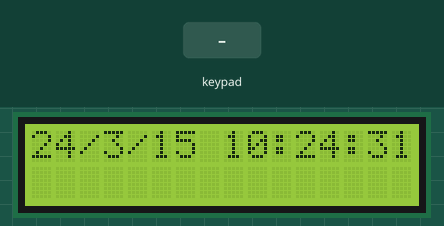
Recording of a sketch running on a simulated Arduino Uno, built with avr-gcc and run on an emulated ATmega328P. On the bench: 16×2 character LCD. Wiring (inferred from the names in the program): 4×4 keypad with keys 1 2 3 A 4 5 6 B 7 8 9 C * 0 # D: rows pin 2, pin 3, pin 5, pin 6; columns pin 9, pin 10, pin 16, pin 17. Inputs (shaded band) come from the test bench. The local clock reads 2024-03-15 10:24:30 at power-on unless the sketch sets it.

Above: at 1.2 s.
1.3 s: key 'A' pressed
At 2.5 s:
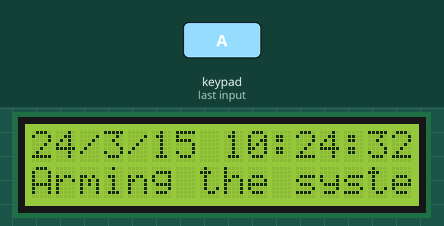
4.3 s: keypad keys 1 2 3 4 D pressed 0.4 s apart
At 6.13 s:
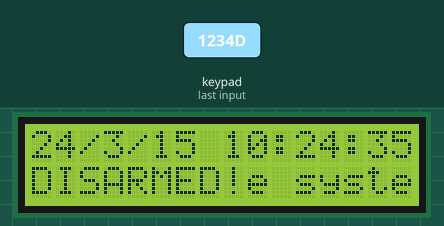
7.8 s: key 'D' pressed
At 8.02 s:
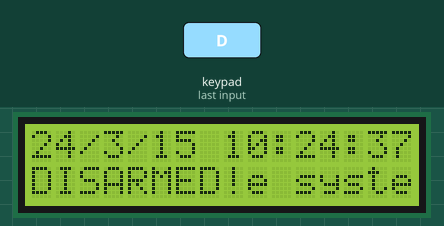
10.8 s: keypad keys 1 2 3 4 A pressed 0.4 s apart
At 12.79 s:
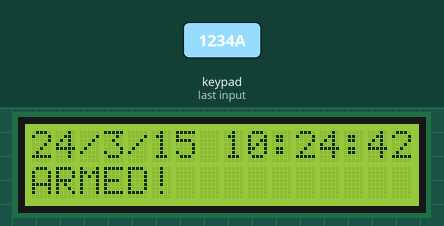
14.3 s: keypad keys 6 9 1 0 D pressed 0.4 s apart
At 18.8 s:
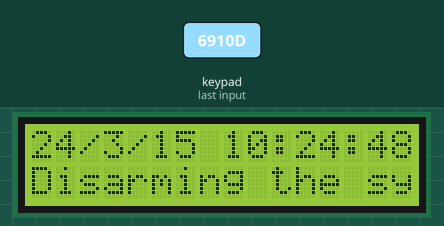
19.3 s: keypad keys 6 9 1 0 A pressed 0.4 s apart
At 21.13 s:
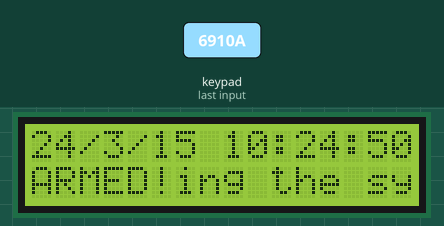
Timing chart, 0 to 22.6 s (numbered marks = the images above; inputs shaded):
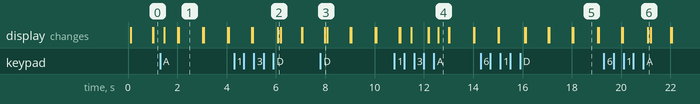

The sketch:

intelligentalarmV0_1.ino
```cpp
// This headers for the I2C connections to the display and the RTC
#include <Wire.h>
#include <LCD.h>
#include <LiquidCrystal_I2C.h>
#include "header.h"
#include "RTClib.h"

// This headers for SPI connection to the wireless connction with NRF24L01
#include <SPI.h>
#include <Mirf.h>
#include <nRF24L01.h>
#include <MirfHardwareSpiDriver.h>

// Defining LCD pins
#define I2C_ADDR    0x27
#define BACKLIGHT_PIN  3
#define En_pin  2
#define Rw_pin  1
#define Rs_pin  0
#define D4_pin  4
#define D5_pin  5
#define D6_pin  6
#define D7_pin  7
#define  LED_OFF  1
#define  LED_ON  0

// LCD display connection
LiquidCrystal_I2C  lcd(I2C_ADDR,En_pin,Rw_pin,Rs_pin,D4_pin,D5_pin,D6_pin,D7_pin);

// RTC settings
RTC_DS1307 RTC;

/******************** Timer values *****************/

unsigned long alarmTimer = 0;
unsigned long tmpTimer = 0;

/************************* Flags *******************/

boolean alarmInit = false;
boolean timerFlag = false;
boolean codeValid;
boolean flagAlarm;
boolean alarmReq=false;
boolean disAlarmReq=false;
boolean flagHome;

/*********************** Codes ********************/

char inputCode[3];
char code[]={
  '1', '2', '3','4'}
;

int j,k;
int seconds = 0;
int temp = 0;
int backLightOn = 0;
int backLightTimer = 0;
int clientq = 0;
int pir = 0;
int alarm = 0;
int codeNum = 0;
int alarmCount = 0;
int pins[]={
  6,9,10};

const int numRows = 4;       // number of rows in the keypad
const int numCols = 4;       // number of columns
const int debounceTime = 10; // number of milliseconds for switch to be stable

// Node strukturak deklaralasa  //
node alarmsys = {
  "serv1", B11111111, B00000010, B00001010, true};

node client0 = {
  "dev01", B10101010, B00000001, B00001010, false};
node client1 = {
  "dev01", B10101010, B00000001, B00001010, false};
node client2 = {
  "dev01", B10101010, B00000001, B00001010, false};

nodepin devPin;
nodepin clientPin[3];

/******************* Buffers for the transreceiver *****************/

byte txbuff[16];
byte rxbuff[16];

/*********************** Services of the nodes ********************/

int servNum=0;
byte services[3] = {
  B11001100, B00110011, B10011001 };

/***************** Defining default keyboard's keys **************/

const char keymap[numRows][numCols] = {
  {
    '1', '2', '3', 'A'     }
  ,
  {
    '4', '5', '6', 'B'     }
  ,
  {
    '7', '8', '9', 'C'     }
  ,
  {
    '*', '0', '#', 'D'     }
};

const int rowPins[numRows] = {
  2, 3, 5, 6 };
const int colPins[numCols] = {
  9, 10, 16, 17 };


/***************** The setup of the program  ******************/

void setup()
{
  Wire.begin();
  Serial.begin(9600);
  lcdInit();
  rtcInit();
  mirfInit();
  keyInit();
  servInit();
  //codeErase();
}

/*************************** The Loop *************************/

void loop()
{
  voidRTC();
  voidMenu();
  Mirf.setRADDR((byte *)"serv1");
  Mirf.setTADDR((byte *)"dev01");
  if ( Mirf.dataReady() == true ){
    voidGetPacket(2);
    Serial.println("Megkaptam a csomagot!");
    Serial.println(rxbuff[8], BIN);
    readAlarmBit(&client0);
    voidPacketGen(2);
    Serial.println("Küldöm a csomagot!");

  }
  clearScreen();

  //voidDataReceive();
  //voidKey();
  //voidConfigPins(&dev, &devPin);
}

/************************ Initalizing flags *******************/

void servInit(){
  codeValid=true;
  flagAlarm=false;
  flagHome=false;
}

/****************** Initalizing LCD screen ********************/

void lcdInit(){
  lcd.begin (16,2);
  lcd.setBacklightPin(BACKLIGHT_PIN,POSITIVE);
  lcd.setBacklight(LED_ON);
}

/******************** Initalizing RTC ************************/

void rtcInit(){
  RTC.begin();
  //RTC.adjust(DateTime(__DATE__, __TIME__));
}

/******************* Initalizing MiRF ************************/

void mirfInit(){
  Mirf.spi = &MirfHardwareSpi;
  Mirf.init();
  Mirf.setRADDR((byte *)"serv1");
  Mirf.payload = 32;
  Mirf.config();
}

/****************** Initalizing keyboard *******************/

void keyInit(){
  for (int row = 0; row < numRows; row++){
    pinMode(rowPins[row],INPUT);
    digitalWrite(rowPins[row],HIGH);
  }
  for (int column = 0; column < numCols; column++){
    pinMode(colPins[column],OUTPUT);
    digitalWrite(colPins[column],HIGH);
  }
}

/********** Getting keys from the keyboard ****************/

char getKey(){
  char key = 0;
  for(int column = 0; column < numCols; column++){
    digitalWrite(colPins[column],LOW);
    for(int row = 0; row < numRows; row++){
      if(digitalRead(rowPins[row]) == LOW){
        delay(debounceTime);
        while(digitalRead(rowPins[row]) == LOW);
        key = keymap[row][column];
      }
    }
    digitalWrite(colPins[column],HIGH);
  }
  return key;
}

/****************** Clearing the screen ******************/

void clearScreen(){
  DateTime now = RTC.now();
  if(now.second()!=seconds){
    lcd.clear();
    seconds=now.second();
    backLightTimer++;
  }
}

/****************** Menu for the program******************/

void voidMenu(){
  char key = getKey();
  if ( key!=0 ){
    //Serial.println(key);
  }
  if( key != 0 ){
    if( key == 'A' ){
      alarmReq = true;
    }
    if( key == 'D' ){
      disAlarmReq = true;
    }
  }
  voidAlarm();
}

/******************** Alarm the system ******************/

void voidAlarm(){
  if(alarmReq == true || disAlarmReq == true){
    alarmTimer = millis();

    if (flagAlarm == true && alarmReq == true){
      lcd.setCursor(0,6);
      lcd.print("ARMED!");
      delay(50);
      alarmReq = false;
    }

    if (flagAlarm == false && disAlarmReq == true){
      lcd.setCursor(0,6);
      lcd.print("DISARMED!");
      delay(50);
      disAlarmReq = false;
    }

    if( flagAlarm == false && alarmReq == true ){
      if (timerFlag == false){
        tmpTimer = alarmTimer;
        timerFlag = true;
      }
      if (alarmTimer - tmpTimer < 10000){
        lcd.setCursor(0,1);
        lcd.print("Arming the system.... ");
      }
      if (alarmTimer - tmpTimer > 10000){
        lcd.setCursor(0,1);
        lcd.print("System is armed! ");
        flagAlarm = true;
        alarmReq = false;
        timerFlag = false;
      }
    }

    if( flagAlarm == true && disAlarmReq == true ){
      if (timerFlag == false){
        tmpTimer = alarmTimer;
        timerFlag = true;
      }
      if (alarmTimer - tmpTimer < 10000){
        lcd.setCursor(0,1);
        lcd.print("Disarming the system.... ");
      }
      if (alarmTimer - tmpTimer > 10000){
        lcd.setCursor(0,1);
        lcd.print("System is disarmed! ");
        flagAlarm = false;
        disAlarmReq = false;
        timerFlag = false;
        alarmCount = 0;
      }
    }

    //lcd.noCursor();
  }
}

/**************** Processing alarm bit *****************/

void readAlarmBit(struct node *alarmNode){

  alarmInit = bitRead((*alarmNode).state, 0);
  if (flagAlarm == true && alarmInit == true ){
    lcd.setCursor(0,1);
    lcd.print("Alarming! ");
    alarmInit = false;
    alarmCount++;
  }
}

/********************* Actual time *********************/

void voidRTC(){
  if ( alarmReq == false || disAlarmReq == false ){
  // Serial.println("Real time clock is clocking!!!");
  DateTime now = RTC.now();
  //lcd.clear();
  lcd.backlight();
  lcd.setCursor(0,0);
  lcd.print(now.year()-2000, DEC);
  lcd.print("/");
  lcd.print(now.month(), DEC);
  lcd.print("/");
  lcd.print(now.day(), DEC);
  lcd.print(" ");
  lcd.setCursor(8,0);
  lcd.print(now.hour(), DEC);
  lcd.print(":");
  lcd.print(now.minute(), DEC);
  lcd.print(":");
  lcd.print(now.second(), DEC);
  if ( alarmCount > 0 ){
    lcd.setCursor(6,1);
    lcd.print("Alarms: ");
    lcd.print(alarmCount, DEC);
   }
  /* if(now.second()!=seconds){
   lcd.clear();
   seconds=now.second();
   backLightTimer++;
   }*/
  }
}


/*************** Configuring I/O pins ******************/

void voidConfigPins(struct node *device, struct nodepin *devicePin){
  //Serial.println("Config I/O pins");
  DateTime serial=RTC.now();
  int sec=0;
  int i;

  if(serial.second()!=sec){
    for(i=0;i<3;i++){

      //Serial.print("Eredeti pin: ");
      //Serial.println((*devicePin).pins[i], DEC);
      int bit=bitRead((*device).state,(i+1));
      if(bit==0){
        //Serial.print("Hanyadik bit: ");
        //Serial.println(bitRead((*device).state,(i+1)), DEC);

        pinMode((*devicePin).pins[i], INPUT);

        //Serial.print("Hanyadik pin: ");
        //Serial.println((*devicePin).pins[i], DEC);

        (*devicePin).mode[i]=0;
      }

      if(bit==1){
        //Serial.print("Hanyadik bit: ");
        //Serial.println(bitRead((*device).state,(i+1)), DEC);
        pinMode((*devicePin).pins[i], OUTPUT);
        //Serial.print("Hanyadik pin: ");
        //Serial.println((*devicePin).pins[i], DEC);
        (*devicePin).mode[i]=1;
      }
    }
    sec=serial.second();
  }
}

/******************** Generating packet ********************/

void voidPacketGen(int serv){
  byte checkSum;
  for (int i=0; i<6; i++){
    txbuff[i] = client0.address[i];
  }
  for (int j=0; j<4; j++){
    if (j == serv){
      txbuff[6] = services[j];
    }
  }
  txbuff[7] = client0.id;
  txbuff[8] = client0.state;
  txbuff[9] = client0.role;
  txbuff[10] = B00000000;
  txbuff[11] = B00000000;
  txbuff[12] = B00000000;
  txbuff[13] = B00000000;
  txbuff[14] = B00000000;
  for (int k=0; k<15; k++){
    checkSum += txbuff[k];
  }
  txbuff[15] = checkSum;
  Mirf.send((byte *)&txbuff);
}

/****************** Filling up server data *******************/

int voidGetPacket(int ackServ){
  if (Mirf.dataReady() == true){
    Mirf.getData((byte *) &rxbuff);
    if (rxbuff[6] == services[ackServ]){

      if (ackServ == 0){
        for (int i=0; i<6; i++){
          client0.address[i] = rxbuff[i];
        }
        client0.serv = rxbuff[6];
        client0.id = rxbuff[7];
        client0.state = rxbuff[8];
        client0.role = rxbuff[9];
        return 0;
      }

      if (ackServ == 1){
        for (int i=0; i<6; i++){
          client0.address[i] = '0';
        }
        client0.serv = B00000000;
        client0.id = B00000000;
        client0.state = B00000000;
        client0.role = false;
        return 1;
      }

      if (ackServ == 2){
        /*for (int i=0; i<6; i++){
         server.address[i] = rxbuff[i];
         }*/
        client0.serv = rxbuff[6];
        client0.id = rxbuff[7];
        client0.state = rxbuff[8];
        client0.role = rxbuff[9];
        return 2;
      }

    }
    else return 5;
  }
  else return 6;
}
```

header.h
```cpp
#ifndef header_h
#define header_h


typedef struct node {
  char address[6];
  byte serv;
  byte id;
  byte state;
  boolean role;
};

typedef struct nodepin {
  int pins[3];
  int mode[3];
  int value[3];
};

#endif
```

Measured:
- after the input at 1.3 s, the display: first changes after 0.18 s (image 1 shows a later state)
- after the input at 7.8 s, the display: changes after 0.17 s (image 3)
- after the input at 19.3 s, the display: first differs from a run without the input after 1.8 s (image 6)
- what the display in image 1 shows lasts 0.9 s, from 2.1 s to 3.0 s
- what the display in image 4 shows lasts 0.4 s, from 12.6 s to 13.0 s
